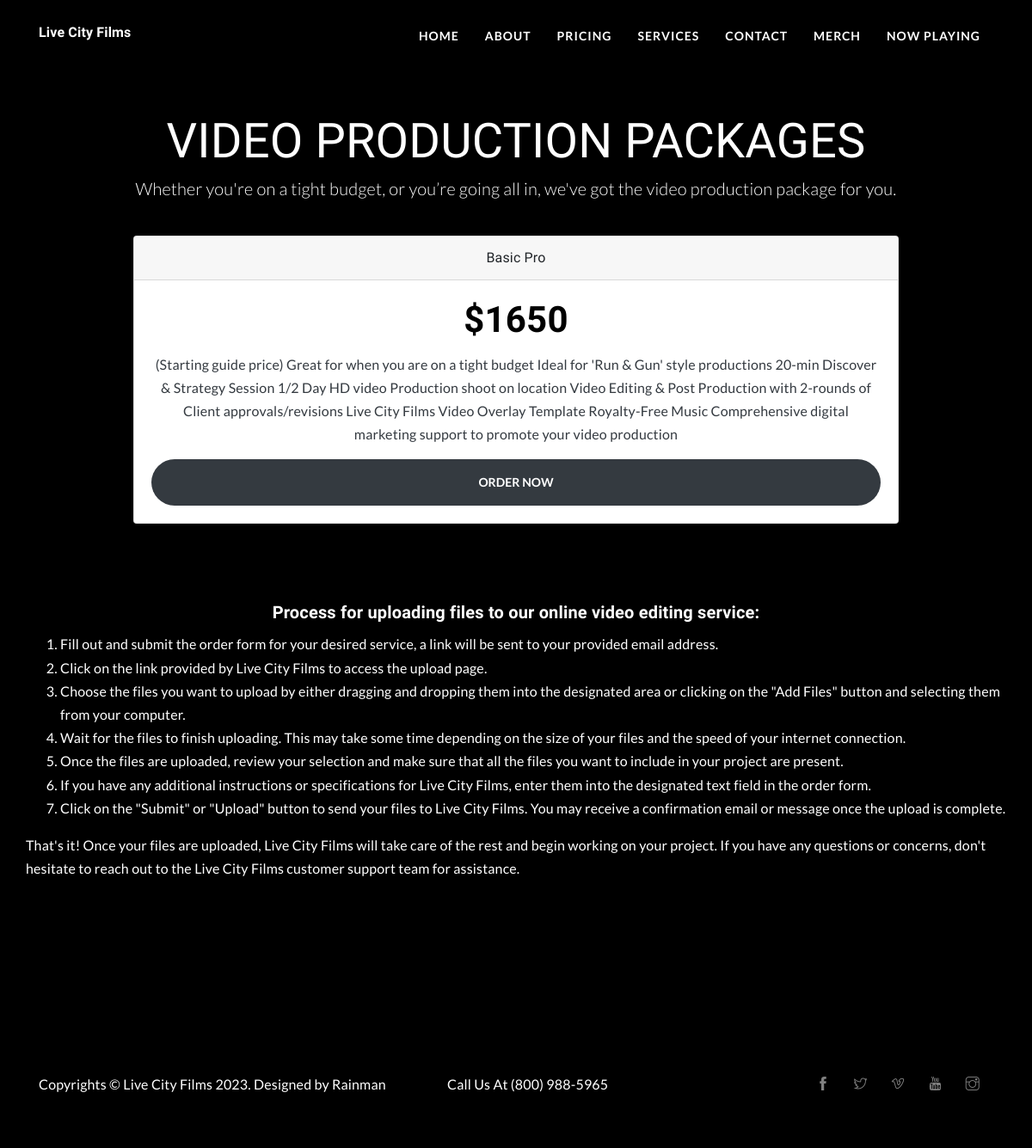
Before: /pricing/ with the older database file.
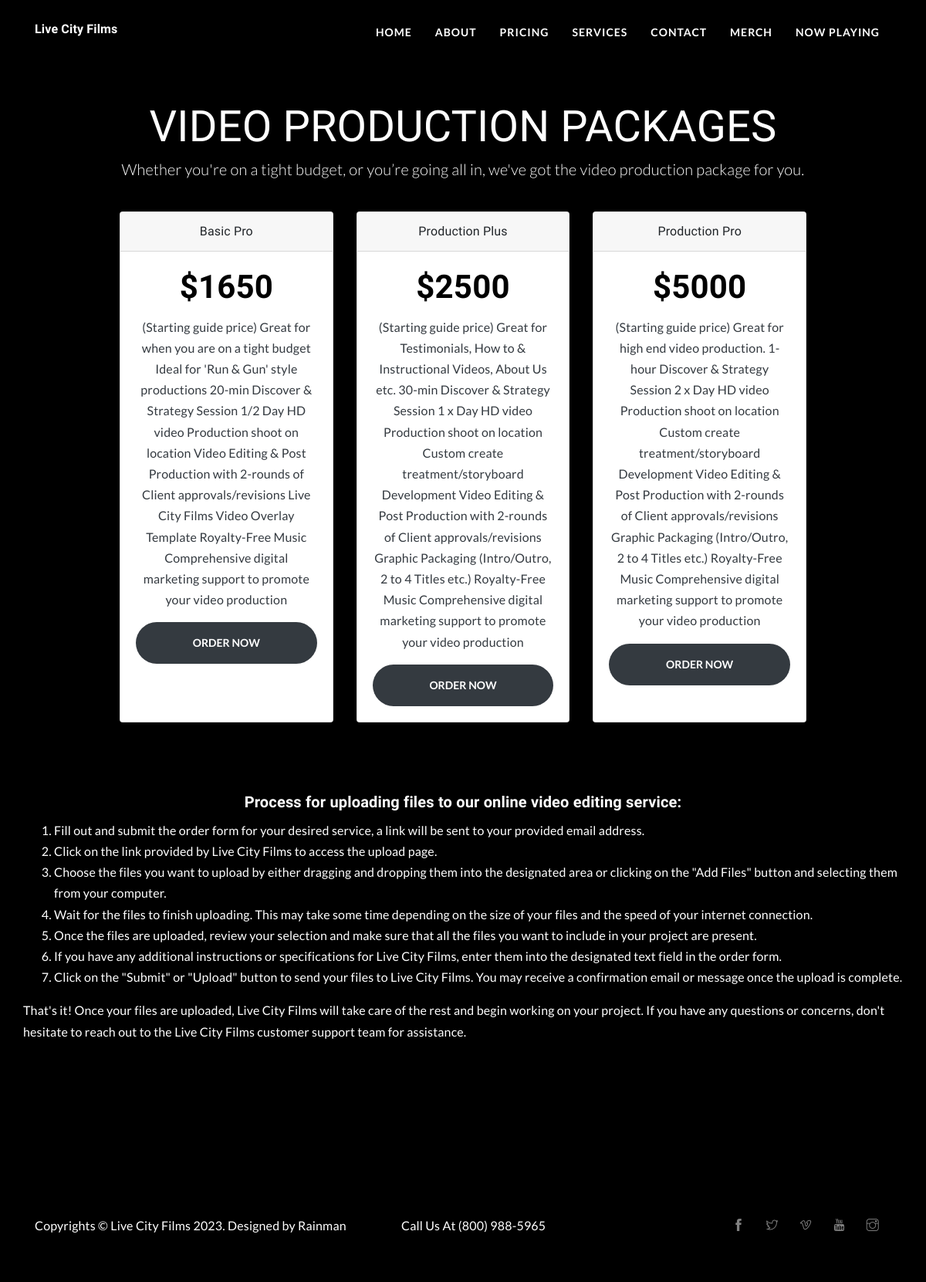
After: the same page with the newer database file.
### films/models.py (models this page shows, shortened)
class Product(models.Model):
    id = models.BigAutoField(
        primary_key=True
    )
    name = models.CharField(
        max_length=70,
        verbose_name='Product Name'
    )
    description = models.TextField(
        max_length=800,
        verbose_name='Description'
    )
    price = models.FloatField(
        verbose_name='Price',
        validators=[
            validators.MinValueValidator(50),
            validators.MaxValueValidator(100000)
        ]
    )

### films/views.py (the view)
# urls.py: path('pricing/', Pricing.as_view(), name="pricing"),
class Pricing(TemplateView):
    model = Product
    template_name = "films/pricing.html"
    pk_url_kwarg = 'id'
    def get_context_data(self, **kwargs):
        products = Product.objects.all()
        context = super(Pricing,
                        self).get_context_data(**kwargs)
        context.update({
            "products": products,
        })
        return context

### films/templates/films/pricing.html (shortened to what this page needs)
{% extends 'films/base.html' %}
{% load static %}
{% block body %}
<body>
<section class=" portfolio">
	<div class="container hero">
		<div class="row mb-5 justify-content-center">
	      	<div class="col-10 text-center">
				<div class="pricing-header px-3 py-3 pt-md-5 pb-md-4 mx-auto text-center">
					<h1 class="display-4">VIDEO PRODUCTION PACKAGES</h1>
					<p class="lead">Whether you're on a tight budget, or you’re going all in, we've got the video production package for you.</p>
				  </div>
				  <div class="container">
					<div class="card-deck mb-3 text-center">
						{% for product in products %}
					  <div class="card mb-4 box-shadow">
						<div class="card-header">
						  <h5 class="my-0 font-weight-normal">{{ product.name }}</h5>
						</div>
						<div class="card-body d-flex flex-column">
						  <h2 class="card-title pricing-card-title">${{ product.price|floatformat  }} </h2>
						   <p class="text-center text-dark">{{ product.description}}</p>
						  <form action="{% url 'films:create-checkout-session' product.id %}" method="POST">
						  <button type="submit" class="btn btn-lg btn-block btn-dark">ORDER NOW</button>
						  </form>
						</div>
					  </div>
					  {% endfor %}
					</div>
	      	</div>
    	</div>
		<h4 class="mt-5">Process for uploading files to our online video editing service:</h4>
		<ol style="color:white;">
			<li>Fill out and submit the order form for your desired service, a link will be sent to your provided email address.</li>
			<li>Click on the link provided by Live City Films to access the upload page.</li>
			<li>Choose the files you want to upload by either dragging and dropping them into the designated area or clicking on the "Add Files" button and selecting them from your computer.</li>
			<li>Wait for the files to finish uploading. This may take some time depending on the size of your files and the speed of your internet connection.</li>
			<li>Once the files are uploaded, review your selection and make sure that all the files you want to include in your project are present.</li>
			<li>If you have any additional instructions or specifications for Live City Films, enter them into the designated text field in the order form.</li>
			<li>Click on the "Submit" or "Upload" button to send your files to Live City Films. You may receive a confirmation email or message once the upload is complete.</li>
		</ol>
		<p>That's it! Once your files are uploaded, Live City Films will take care of the rest and begin working on your project. If you have any questions or concerns, don't hesitate to reach out to the Live City Films customer support team for assistance.</p>
	</div>
</section>
{% endblock %}

### films/templates/films/base.html (shortened to what this page needs)
{% load static %}
<!DOCTYPE html>
<html lang="zxx">
<head>
  <link rel="stylesheet" href="{% static 'plugins/bootstrap/bootstrap.min.css' %}">
  <link rel="stylesheet" href="{% static 'plugins/themify/css/themify-icons.css' %}">
  <link rel="stylesheet" href="{% static 'plugins/counto/animate.css' %}">
  <link rel="stylesheet" href="{% static 'plugins/aos/aos.css' %}">
  <link rel="stylesheet" href="{% static 'plugins/owl-carousel/owl.carousel.min.css' %}">
  <link rel="stylesheet" href="{% static 'plugins/owl-carousel/owl.theme.default.min.css' %}">
  <link rel="stylesheet" href="{% static 'plugins/magnific-popup/magnific-popup.css' %}">
  <link rel="stylesheet" href="{% static 'plugins/animated-text/animated-text.css' %}">
<link rel="stylesheet" href="https://cdn.jsdelivr.net/npm/glightbox/dist/css/glightbox.min.css" />
  <link href="{% static 'css/style.css' %}" rel="stylesheet">
  <link href="{% static 'css/custom.scss' %}" rel="stylesheet">
</head>
<body>
<nav class="navbar navbar-expand-lg  main-nav " id="navbar">
	<div class="container">
	  <a class="navbar-brand" href="/">
	  	<h5>Live City Films</h5>
	  </a>
		  <div class="collapse navbar-collapse" id="navbarsExample09">
			<ul class="navbar-nav ml-auto">
			  <li class="nav-item"><a class="nav-link" href="/">Home</a></li>
			  <li class="nav-item"><a class="nav-link" href="/about/">About</a></li>
			  <li class="nav-item"><a class="nav-link" href="/pricing/">Pricing</a></li>
			  <li class="nav-item"><a class="nav-link" href="/services/">Services</a></li>
			   <li class="nav-item"><a class="nav-link" href="/contact/">Contact</a></li>
			   <li class="nav-item"><a class="nav-link" href="">Merch</a></li>
			   <li class="nav-item"><a class="nav-link" href="/now_playing/">Now Playing</a></li>
			</ul>
		</div>
	</div>
</nav>
{% block body %}
{% endblock %}
<section class="footer">
	<div class="container">
		<div class="row ">
			<div class="col-lg-5">
				<p class="mb-0">Copyrights © Live City Films 2023. Designed by <a href="" class="text-white">Rainman</a></p>
			</div>
            <div class="col-lg-3">
				<p class="mb-0">Call Us At <a href="tel:8009885965" class="text-white">(800) 988-5965</a></p>
			</div>
			<div class="col-lg-4">
				<div class="widget footer-widget text-lg-right mt-5 mt-lg-0">
					<ul class="list-inline mb-0">
						<li class="list-inline-item"><a href="https://www.facebook.com/livecityfilms/?ref=bookmarks" target="_blank"><i class="ti-facebook mr-3"></i></a>
						</li>
						<li class="list-inline-item"><a href="https://twitter.com/livecityfilms" target="_blank"><i class="ti-twitter mr-3"></i></a>
						</li>
						<li class="list-inline-item"><a href="https://vimeo.com/user48637389" target="_blank"><i class="ti-vimeo mr-3"></i></a></li>
						<li class="list-inline-item"><a href="https://www.youtube.com/channel/UCXVHe5rh4gbn6jRKmDYu1-A" target="_blank"><i class="ti-youtube mr-3"></i></a></li>
						<li class="list-inline-item"><a href="https://www.instagram.com/livecityfilms/" target="_blank"><i class="ti-instagram mr-3"></i></a></li>
					</ul>
				</div>
			</div>
		</div>
	</div>
</section>
</html>

### films/static/css/style.css (style rules this page uses)
html { overflow-x: hidden; }
body { font-family: "Lato", sans-serif; -webkit-font-smoothing: antialiased; font-size: 16px; font-weight: 400; letter-spacing: 0.166667px; line-height: 1.7em; background-color:black; }
p { color:white; }
h1, .h1, h2, .h2, h3, .h3, h4, .h4, h5, .h5, h6, .h6 { font-family: "Work Sans", sans-serif; font-weight: 600; }
h1, .h1 { font-size: 45px; text-transform: none; color: White; }
h2, .h2 { font-size: 42px; line-height: 52px; color: black; }
h4, .h4 { font-size: 20px; line-height: 30px; color: white; }
h5, .h5 { font-size: 16px; line-height: 26px; }
.btn { padding: 18px 38px; border: 2px solid transparent; text-transform: uppercase; border-radius: 0px; font-size: 14px; line-height: 14px; font-weight: 600; box-shadow: rgb(153, 153, 153) 0px 0px 0px 0px; }
a { color: white; transition: all 0.25s ease; }
.navbar-nav .nav-link { padding: 20px 15px !important; text-transform: uppercase; font-size: 14px; letter-spacing: 1px; font-weight: 700; }
.portfolio { padding-bottom: 100px; }
.footer { padding: 60px 0px; background: #000; }
.footer-widget a { color: rgba(255, 255, 255, 0.5); text-transform: capitalize; }

### films/templates/films/pricing.html (style rules this page uses)
.btn { top: 36rem; left: 0rem; border-radius: 3rem; }

Changed rows visible on the page:
added Product: name "Production Plus", price "2500", description "(Starting guide price) Great for Testimonials, How to & Instructional Videos, About Us etc. 30-min Discover & Strategy Session 1 x Day HD video Production shoot on location Custom create treatment/storyboard Development Video Editing & Post Production with 2-rounds of Client approvals/revisions Graphic Packaging (Intro/Outro, 2 to 4 Titles etc.) Royalty-Free Music Comprehensive digital marketing support to promote your video production"
added Product: name "Production Pro", price "5000", description "(Starting guide price) Great for high end video production. 1-hour Discover & Strategy Session 2 x Day HD video Production shoot on location Custom create treatment/storyboard Development Video Editing & Post Production with 2-rounds of Client approvals/revisions Graphic Packaging (Intro/Outro, 2 to 4 Titles etc.) Royalty-Free Music Comprehensive digital marketing support to promote your video production"
